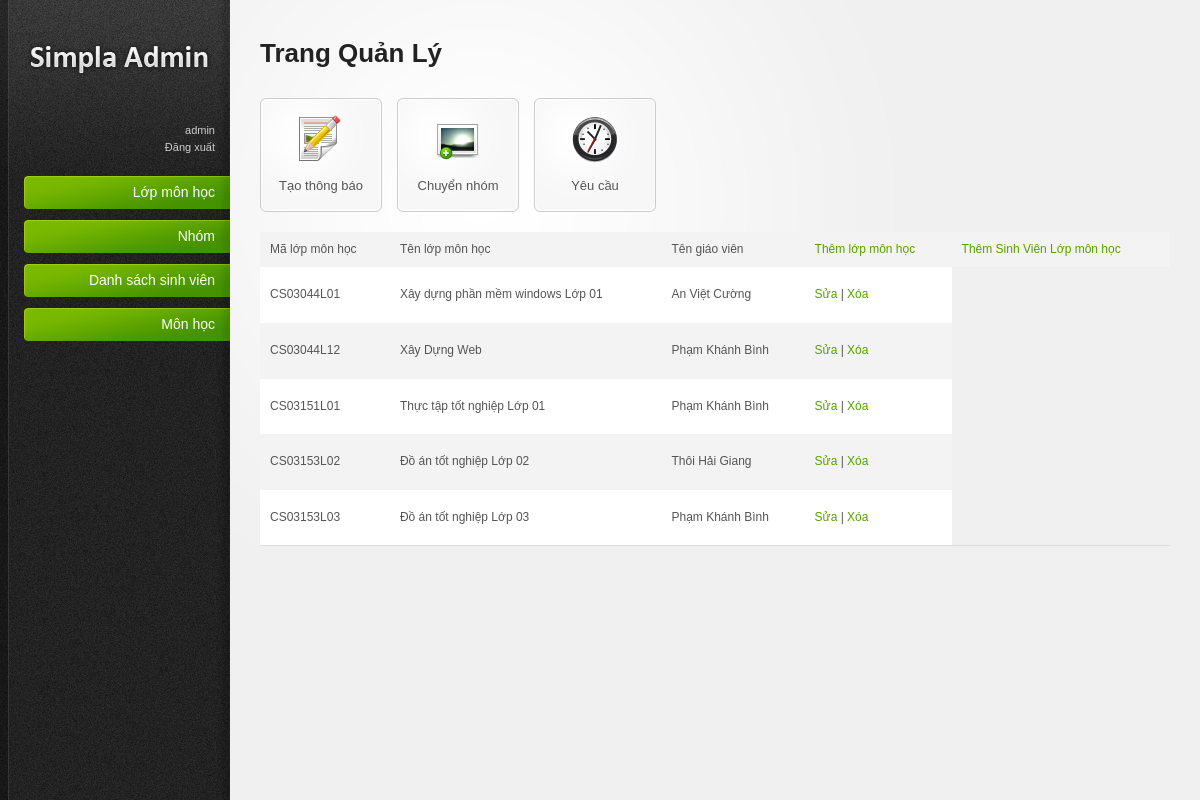
Page /admin/index.php?quanly=ds_lopmh&id_gv=admin (signed in) on the committed database.
### tables this page shows
CREATE TABLE IF NOT EXISTS `lopmh` (
  `id_lopmh` varchar(10) NOT NULL,
  `ten_lopmh` varchar(50) NOT NULL,
  `id_gv` varchar(10) NOT NULL,
  `id_monhoc` varchar(10) NOT NULL,
  PRIMARY KEY (`id_lopmh`),
  UNIQUE KEY `ten_lopmh` (`ten_lopmh`),
  KEY `id_gv` (`id_gv`),
  KEY `id_monhoc` (`id_monhoc`)
);

CREATE TABLE IF NOT EXISTS `giaovien` (
  `id_gv` varchar(10) NOT NULL,
  `ten_gv` varchar(50) NOT NULL,
  `gioitinh_gv` tinyint(1) NOT NULL,
  `ngaysinh_gv` date NOT NULL,
  `cmnd_gv` decimal(10,0) NOT NULL,
  `pw_gv` varchar(20) NOT NULL,
  PRIMARY KEY (`id_gv`)
);

### admin/subpage/ds_lopmh.php (the view, shortened to what this page needs)
<table border="1">
<tr>
	<td>Mã lớp môn học</td>
	<td>Tên lớp môn học</td>
	<td>Tên giáo viên</td>
	<td><a href="index.php?quanly=them_lopmh_Excel">Thêm lớp môn học</td>
	<td><a href="index.php?quanly=them_sv_Excel">Thêm Sinh Viên Lớp môn học</td>
</tr>
<?php
	$sv = $obj->query("SELECT * from lopmh, giaovien where lopmh.id_gv=giaovien.id_gv");
	$dt= $sv->fetchAll();
	foreach ($dt as $key => $value) {
?>
<tr>
	<td><ul><?php echo $value['id_lopmh']?></ul></td>
	<td><ul><?php echo $value['ten_lopmh'] ?></ul></td>
	<td><ul><?php echo $value['ten_gv'] ?></ul></td>
	<td><ul><a href="index.php?quanly=sua_lopmh&id_lopmh=<?php echo $value['id_lopmh']?>">Sửa </a>| <a onclick="return window.confirm('Bạn muốn xóa không');" href="index.php?quanly=xoa_lopmh&id_lopmh=<?php echo $value['id_lopmh']?>"> Xóa</a></ul></td>
<?php
}
?>
</tr>
</table>

### admin/index.php (shortened to what this page needs)
<!DOCTYPE html PUBLIC "-//W3C//DTD XHTML 1.0 Strict//EN" "http://www.w3.org/TR/xhtml1/DTD/xhtml1-strict.dtd">
<html xmlns="http://www.w3.org/1999/xhtml">
 <head>
		<link rel="stylesheet" href="resources/css/reset.css" type="text/css" media="screen" />
		<link rel="stylesheet" href="resources/css/style.css" type="text/css" media="screen" />
		<link rel="stylesheet" href="resources/css/invalid.css" type="text/css" media="screen" />
	</head>
	<body><div id="body-wrapper">
		<div id="sidebar">
			<?php
				include 'menutrai.php';
			?>
		</div>
		<div id="main-content">
				<h2>Trang Quản Lý</h2> <br>
				<?php
					include 'menutren.php';
					if(isset($_GET['quanly'])){
						$tam = $_GET['quanly'];
					}else{
						$tam = '';
					}
					if($tam=='ds_lopmh'){
						include('subpage/ds_lopmh.php');
					}elseif ($tam=='ds_sv_lopmh') {
						include('subpage/ds_sv_lopmh.php');
					}elseif($tam=='them_sv_Excel') {
						include('phpExcel/them_sv_Excel.php');
					}elseif($tam=='them_lopmh_Excel') {
						include('phpExcel/them_lopmh_Excel.php');
					}elseif($tam=='ds_nhommh') {
						include('subpage/ds_nhommh.php');
					}elseif($tam=='sua_lopmh') {
						include('subpage/sua_lopmh.php');
					}elseif($tam=='xoa_lopmh') {
						include('subpage/xoa_lopmh.php');
					}elseif($tam=='ds_sv_nhommh') {
						include('subpage/ds_sv_nhommh.php');
					}elseif($tam=='thongbao') {
						include('subpage/thongbao.php');
					}elseif($tam=='ds_sv') {
						include('subpage/ds_sv.php');
					}elseif($tam=='chuyennhom') {
						include('subpage/chuyennhom.php');
					}elseif($tam=='xl_chuyennhom') {
						include('subpage/xl_chuyennhom.php');
					}elseif($tam=='ds_monhoc') {
						include('subpage/ds_monhoc.php');
					}elseif($tam=='them_monhoc') {
						include('subpage/them_monhoc.php');
					}elseif($tam=='sua_monhoc') {
						include('subpage/sua_monhoc.php');
					}elseif($tam=='xoa_monhoc') {
						include('subpage/xoa_monhoc.php');
					}elseif($tam=='sua_sv') {
						include('subpage/sua_sv.php');
					}elseif($tam=='xoa_sv') {
						include('subpage/xoa_sv.php');
					}elseif($tam=='them_sv') {
						include('subpage/them_sv.php');
					}elseif($tam=='xoa_sv_lopmh') {
						include('subpage/xoa_sv_lopmh.php');
					}elseif($tam=='xoa_sv_nhom') {
						include('subpage/xoa_sv_nhom.php');
					}elseif($tam=='yeucau') {
						include('subpage/yeucau.php');
					}elseif($tam=='xl_yeucau') {
						include('subpage/xl_yeucau.php');
					}
				?>
			</div>
		</div></body>
</html>

### admin/menutrai.php (shortened to what this page needs)
<div id="sidebar-wrapper">
			<a href="index.php"><img id="logo" src="resources/images/logo.png" alt="Simpla Admin logo" /></a>
			<div id="profile-links">
				<a><?php echo $_SESSION['admin'] ?></a><br>
				<a href="logout.php" title="Sign Out">Đăng xuất</a>
			</div>
			<ul id="main-nav">
				<li>
					<a href="index.php?quanly=ds_lopmh&id_gv=<?php echo $_SESSION['id_gv']  ?>" class="nav-top-item no-submenu">
						Lớp môn học
					</a>
				</li>
				<li>
					<a href="index.php?quanly=ds_nhommh&id_gv=<?php echo $_SESSION['id_gv']  ?>" class="nav-top-item no-submenu">
						Nhóm
					</a>
				</li>
				<li>
					<a href="index.php?quanly=ds_sv&id_gv=<?php echo $_SESSION['id_gv']  ?>" class="nav-top-item no-submenu">
						Danh sách sinh viên
					</a>
				</li>
				<li>
					<a href="index.php?quanly=ds_monhoc" class="nav-top-item no-submenu">
						Môn học
					</a>
				</li>
			</ul>
		</div>

### admin/menutren.php (shortened to what this page needs)
<ul class="shortcut-buttons-set">
	<li><a class="shortcut-button" href="index.php?quanly=thongbao&id_gv=<?php echo $_SESSION['id_gv']  ?>">
		<span><img src="resources/images/icons/paper_content_pencil_48.png" alt="icon" /><br />
				Tạo thông báo
		</span></a></li>
	<li><a class="shortcut-button" href="index.php?quanly=chuyennhom&id_gv=<?php echo $_SESSION['id_gv']  ?>">
		<span><img src="resources/images/icons/image_add_48.png" alt="icon" /><br />
					Chuyển nhóm
		</span></a></li>
	<li><a class="shortcut-button" href="index.php?quanly=yeucau&id_gv=<?php echo $_SESSION['id_gv']  ?>">
		<span><img src="resources/images/icons/clock_48.png" alt="icon" /><br />
					Yêu cầu
		</span></a></li>
</ul>

### admin/resources/css/style.css (style rules this page uses)
html { font-size: 100%; height: 100%; margin-bottom: 1px; }
body { font-family: Arial, Helvetica, sans-serif; color: #555; background: #f0f0f0 url('../images/bg-body.gif') top left repeat-y; font-size: 12px; }
#body-wrapper { background: url('../images/bg-radial-gradient.gif') fixed 230px top no-repeat; }
h1, h2, h3, h4, h5, h6 { font-family: Helvetica, Arial, sans-serif; color: #222; font-weight: bold; }
h2 { font-size: 26px; padding: 0 0 10px 0; }
a { color: #57a000; text-decoration: none; }
#sidebar { background: url('../images/bg-sidebar.gif') top left no-repeat; width: 230px; height: 100%; position: absolute; left: 0; top: 0; color: #888; font-size: 11px; }
#sidebar #sidebar-wrapper { margin: 0 0 0 9px; }
#sidebar a, #sidebar a:active { color:#ccc; }
#sidebar #logo { margin: 40px 0 40px 0; }
#sidebar #profile-links { padding: 0 15px 20px 15px; text-align: right; line-height: 1.5em; }
#sidebar #main-nav { width: 206px; padding: 0; margin: 0 0 0 15px; font-family: Helvetica, Arial, sans-serif; }
#sidebar #main-nav li { list-style: none; padding-bottom: 10px; text-align: right; }
#sidebar #main-nav li a.nav-top-item { background: transparent url('../images/bg-menu-item-green.gif') right center no-repeat; padding: 10px 15px; color: #fff; font-size: 14px; cursor: pointer; display: block; text-decoration: none; }
#main-content { margin: 0 30px 0 260px; padding: 40px 0 0 0; }
#main-content ul, #main-content ol { padding: 10px 0; }
#main-content ul li { background: url('../images/icons/bullet_black.png') center left no-repeat; padding: 4px 0 4px 20px; }
#main-content table { width: 100%; border-collapse: collapse; }
#main-content tbody tr { background: #fff; }
#main-content tbody tr.alt-row { background: #f3f3f3; }
#main-content table td, #main-content table th { padding: 10px; line-height: 1.3em; }
.shortcut-button { border: 1px solid #ccc; background: #f7f7f7 url('../images/shortcut-button-bg.gif') top left no-repeat; display: block; width: 120px; margin: 0 0 20px 0; }
.shortcut-button span { border: 1px solid #fff; display:block; padding: 15px 10px 15px 10px; text-align: center; color: #555; font-size: 13px; line-height: 1.3em; }
.shortcut-button span img { margin-bottom: 10px; }
ul.shortcut-buttons-set li { float: left; margin: 0 15px 0 0; padding: 0 !important; background: 0; }

### admin/resources/css/invalid.css (style rules this page uses)
.content-box, .content-box-header, ul.content-box-tabs li a.current, .shortcut-button, .notification { -moz-border-radius: 6px; -webkit-border-radius: 6px; border-radius: 6px; }
.shortcut-button span { -moz-border-radius: 7px; -webkit-border-radius: 7px; border-radius: 7px; }

### rows in the picture
lopmh: id_lopmh "CS03044L01", ten_lopmh "Xây dựng phần mềm windows Lớp 01", id_gv.ten_gv "An Việt Cường"
lopmh: id_lopmh "CS03044L12", ten_lopmh "Xây Dựng Web", id_gv.ten_gv "Phạm Khánh Bình"
lopmh: id_lopmh "CS03151L01", ten_lopmh "Thực tập tốt nghiệp Lớp 01", id_gv.ten_gv "Phạm Khánh Bình"
lopmh: id_lopmh "CS03153L02", ten_lopmh "Đồ án tốt nghiệp Lớp 02", id_gv.ten_gv "Thôi Hải Giang"
lopmh: id_lopmh "CS03153L03", ten_lopmh "Đồ án tốt nghiệp Lớp 03", id_gv.ten_gv "Phạm Khánh Bình"

### other values in the picture
$_SESSION['admin'] "admin"
